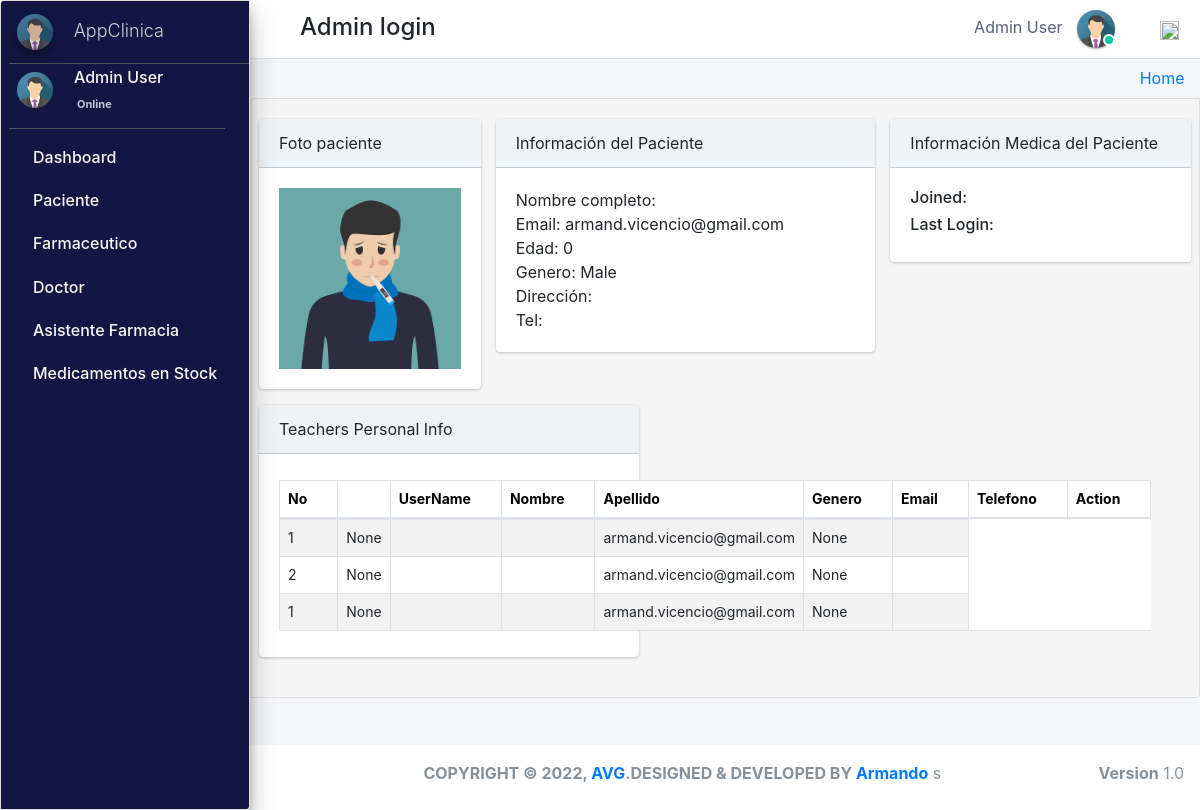
Page /admin_user/patient_personalRecords/2/ (signed in) on the committed database.
### pharmacy/models.py (models this page shows, shortened)
class CustomUser(AbstractUser):
    user_type_data = ((1, "AdminHOD"), (2, "Pharmacist"), (3, "Doctor"), (4, "PharmacyClerk"),(5, "Patients"))
    user_type = models.CharField(default=1, choices=user_type_data, max_length=10)

class AdminHOD(models.Model):
    gender_category=(
        ('Male','Male'),
        ('Female','Female'),
    )
    admin = models.OneToOneField(CustomUser,null=True, on_delete = models.CASCADE)
    emp_no= models.CharField(max_length=100,null=True,blank=True)
    gender=models.CharField(max_length=100,null=True,choices=gender_category)
    mobile=models.CharField(max_length=10,null=True,blank=True)
    address=models.CharField(max_length=300,null=True,blank=True)
    profile_pic=models.ImageField(default="admin.png",null=True,blank=True)
    created_at = models.DateTimeField(auto_now_add=True)
    updated_at = models.DateTimeField(auto_now=True)
    date_employed=models.DateTimeField(auto_now_add=True, auto_now=False)
    objects = models.Manager()

class Patients(models.Model):
    gender_category=(
        ('Male','Male'),
        ('Female','Female'),
    )
    admin = models.OneToOneField(CustomUser,null=True, on_delete = models.CASCADE)
    reg_no=models.CharField(max_length=30,null=True,blank=True,unique=True)
    gender=models.CharField(max_length=7,null=True,blank=True,choices=gender_category)
    first_name=models.CharField(max_length=20,null=True,blank=True)
    last_name=models.CharField(max_length=20,null=True,blank=True)
    dob=models.DateTimeField(auto_now_add= False, auto_now=False,null=True,blank=True)
    phone_number=models.CharField(max_length=10,null=True,blank=True)
    profile_pic=models.ImageField(default="patient.jpg",null=True,blank=True)
    age= models.IntegerField(default='0', blank=True, null=True)
    address=models.CharField(max_length=300,null=True,blank=True)
    date_admitted=models.DateTimeField(auto_now_add=True, auto_now=False)
    last_updated = models.DateTimeField(auto_now_add=False, auto_now=True)

class Dispense(models.Model):
    patient_id = models.ForeignKey(Patients, on_delete=models.DO_NOTHING,null=True)
    drug_id = models.ForeignKey(Stock, on_delete=models.SET_NULL,null=True,blank=False)
    dispense_quantity = models.PositiveIntegerField(default='1', blank=False, null=True)
    taken=models.CharField(max_length=300,null=True, blank=True)
    stock_ref_no=models.CharField(max_length=300,null=True, blank=True)
    instructions=models.TextField(max_length=300,null=True, blank=False)
    dispense_at = models.DateTimeField(auto_now_add=True,null=True, blank=True)

### pharmacy/HODViews.py (the view)
# urls.py: path('admin_user/patient_personalRecords/<pk>/',HODViews.patient_personalRecords,name='patient_record'),
def patient_personalRecords(request,pk):
    patient=Patients.objects.get(id=pk)
    prescrip=patient.prescription_set.all()
    stocks=patient.dispense_set.all()
    context={
        "patient":patient,
        "prescription":prescrip,
        "stocks":stocks
    }
    return render(request,'hod_templates/patient_personalRecords.html',context)

### pharmacy/templates/hod_templates/patient_personalRecords.html (shortened to what this page needs)
{% extends 'hod_templates/base_template.html'%} {% block main_content %}
<div class="content">
    <div class="row pt">
        <div class="col-lg-3">
            <div class="card">
                <div class="card-header">
                     Foto paciente
                </div>
                <div class="card-body d-flex justify-content-center">
                    <img src="{{patient.profile_pic.url}}" class="img-fluid" />
                </div>
            </div>
        </div>
        <div class="col-lg-5">
            <div class="card">
                <div class="card-header">
                     Información del Paciente
                </div>
                <div class="card-body">
                    <tbody>
                        <tr>
                            <td>Nombre completo: {{patient.patientname}}</td>
                            <br>
                            <td>Email: {{ patient.admin.email }}</td>
                            <br>
                            <td>Edad: {{ patient.age }}</td>
                            <br>
                            <td>Genero: {{ patient.gender }}</td>
                            <br>
                            <td>Dirección: {{ patient.adresss }}</td>
                            <br>
                            <td>Tel: {{ patient.mobile }}</td>
                        </tr>
                    </tbody>
                </div>
            </div>
        </div>
        <div class="col-lg-4">
            <div class="card">
                <div class="card-header">
                     Información Medica del Paciente
                </div>
                <div class="card-body">
                    <h6>Joined: </h6>
                    <h6>Last Login: </h6>
                </div>
            </div>
        </div>
        <div class="col-lg-5">
            <div class="card">
                <div class="card-header">
                     Teachers Personal Info
                </div>
                <div class="card-body">
                    <table class="table table-bordered table-hover dataTable">
                        <thead>
                            <tr>
                                <th>No</th>
                                <th></th>
                                <th>UserName</th>
                                <th>Nombre</th>
                                <th>Apellido</th>
                                <th>Genero</th>
                                <th>Email</th>
                                <th>Telefono</th>
                                <th class="text-center">Action</th>
                            </tr>
                        </thead>
                        <tbody>
                            {% for stock in stocks %}
                            <tr>
                                <td>{{stock.dispense_quantity}}</td>
                                <td>{{stock.patient_id.first_name}}</td>
                                <td>{{stock.sto}}</td>
                                <td>{{stock.quantity}}</td>
                                <td>{{patient.admin.email}}</td>
                                <td>{{stock.patient_id.first_name}}</td>
                                <td>
                            </tr>
                            {% endfor %}
                        </tbody>
                    </table>
                </div>
            </div>
        </div>
    </div>
</div>
{% endblock %}

### pharmacy/templates/hod_templates/base_template.html (shortened to what this page needs)
{% extends 'base_file.html' %} {% block htm %}
<body class="hold-transition sidebar-mini layout-fixed">
    <div class="wrapper">
        <nav class="main-header navbar navbar-expand navbar-white navbar-light">
            <ul class="navbar-nav">
                <li class="nav-item">
                    <a class="nav-link" data-widget="pushmenu" href="#" role="button"></a>
                </li>
            </ul>
            <h4 style="margin-left: 10px; margin-top: 5px;">Admin login </h4>
            <ul class="navbar-nav ml-auto">
                <li class="mx-3">
                    <a href="#" class="sm-submenu-with-image a">
                        <span>{{user.first_name}}  {{user.last_name}}</span>
                        <img src="{{request.user.adminhod.profile_pic.url}}" class="img-circle elevation-1" width="38" height="38" alt="">
                        <span class="avatar-status avatar-sm-status avatar-status-success"></span>
                    </a>
                </li>
                <li class="nav-item dropdown ml-3 low">
                    <a href="#" class="btn btn-outlined btn-black text-muted bg-transparent " data-toggle="dropdown" aria-expanded="false" data-wow-delay="0.7s"><img src="https://img.icons8.com/ios/50/000000/settings.png" width="19" height="19">
                    </a>
                </li>
            </ul>
        </nav>
        {% include 'hod_templates/sidebar.html'%}
        <div class="content-wrapper">
            <div class="content-header">
                <div class="container-fluid">
                    <div class="row ">
                        <div class="col-sm-6">
                        </div>
                        <div class="col-sm-6 ">
                            <ol class="breadcrumb float-sm-right">
                                <li class="breadcrumb-item"><a href="">Home</a></li>
                            </ol>
                        </div>
                    </div>
                </div>
            </div>
            {% block main_content %} {% endblock main_content %}
        </div>
        {% include 'hod_templates/footer.html'%}
    </div>
    {% endblock htm %}

### pharm/pharmacy/templates/base_file.html (shortened to what this page needs)
{% load static %}
<!DOCTYPE html>
<html lang="en">
<head>
    <link rel="stylesheet" href="{% static 'css/bootstrap.min.css'%}">
    <link rel="stylesheet" href="{% static 'css/main.css'%}">
    <link rel="stylesheet" href="{% static 'css/profile.css'%}">
    <link rel="stylesheet" href="{% static " fontawesome-free/css/all.min.css " %}">
    <link rel="stylesheet" href="https://code.ionicframework.com/ionicons/2.0.1/css/ionicons.min.css">
    <link rel="stylesheet" href="{% static 'dist/css/adminlte.css'  %}">
    <link rel="stylesheet" href="{% static 'pace-progress/themes/black/pace-theme-flat-top.css' %}">
    <link rel="stylesheet" href="{% static 'datatables-bs4/css/dataTables.bootstrap4.min.css'%}">
    <link rel="stylesheet" href="{% static 'datatables-responsive/css/responsive.bootstrap4.min.css'%}">
    <link rel="stylesheet" href="{% static 'datatables-buttons/css/buttons.bootstrap4.min.css'%}">
    <link rel="stylesheet" href="{% static 'css/select2.css' %}">
    <link href="{% static 'jquery-ui2/jquery-ui.min.css' %}" rel="stylesheet">
    <link href="{% static 'jquery-ui2/jquery-ui.structure.min.css' %}" rel="stylesheet">
    <link href="{% static 'jquery-ui2/jquery-ui.theme.min.css' %}" rel="stylesheet">
</head>
{% block htm %} {% endblock htm%}
</body>
</html>

### pharmacy/templates/hod_templates/sidebar.html (shortened to what this page needs)
<aside class="main-sidebar sidebar-dark-primary elevation-4">
    <a href="" class="brand-link ml-2">
        <img src="{{request.user.adminhod.profile_pic.url}}" alt="" width="36" height="36" class=" img-circle elevation-3" style="opacity: .8">
        <span class="brand-text font-weight-light mt-1 ml-3 mmust">AppClinica</span>
    </a>
    <div class="sidebar">
        <div class="user-panel mr-3">
            <div class="pull-left image sm-submenu-with-image a ml-2 ">
                <img src="{{request.user.adminhod.profile_pic.url}}" class="img-circle mt-2" width="36" height="36" alt="User Image">
            </div>
            <div class="pull-left info">
                <p>{{user.first_name}} {{user.last_name}}</p>
                <a href="#"> Online</a>
            </div>
        </div>
        <nav class="mt-2">
            <ul class="nav nav-pills nav-sidebar flex-column" data-widget="treeview" role="menu" data-accordion="false">
                <li class="nav-item">
                    <a href="{% url  'admin_dashboard' %}" class="nav-link">
                        <p>
                            Dashboard
                        </p>
                    </a>
                </li>
                <li class="nav-item">
                    <a href="#" class="nav-link">
                        <p>
                            Paciente
                        </p>
                    </a>
                </li>
                <li class="nav-item">
                    <a href="#" class="nav-link">
                        <p>
                            Farmaceutico
                        </p>
                    </a>
                </li>
                <li class="nav-item">
                    <a href="#" class="nav-link">
                        <p>
                            Doctor
                        </p>
                    </a>
                </li>
                <li class="nav-item">
                    <a href="#" class="nav-link">
                        <p>
                            Asistente Farmacia
                        </p>
                    </a>
                </li>
                <li class="nav-item">
                    <a href="#" class="nav-link">
                        <p>
                            Medicamentos en Stock
                        </p>
                    </a>
                </li>
            </ul>
        </nav>
    </div>
</aside>

### pharmacy/templates/hod_templates/footer.html
<footer class="main-footer pt-3 text-center">
    <strong>COPYRIGHT &copy; {% now "Y" %}, <a href="#">AVG</a>.DESIGNED & DEVELOPED BY <a href="#">Armando</a></strong>
    <div class="float-right d-none d-sm-inline-block">
        <b>Version</b> 1.0
    </div>s
</footer>

### rows in the picture
CustomUser: first_name "Admin", last_name "User", user.adminhod.profile_pic (picture)
Patients: profile_pic (picture), admin.email "armand.vicencio@gmail.com", age "0", gender "Male"
Dispense: dispense_quantity "1", patient_id.first_name "None"
Dispense: dispense_quantity "2", patient_id.first_name "None"
Dispense: dispense_quantity "1", patient_id.first_name "None"
